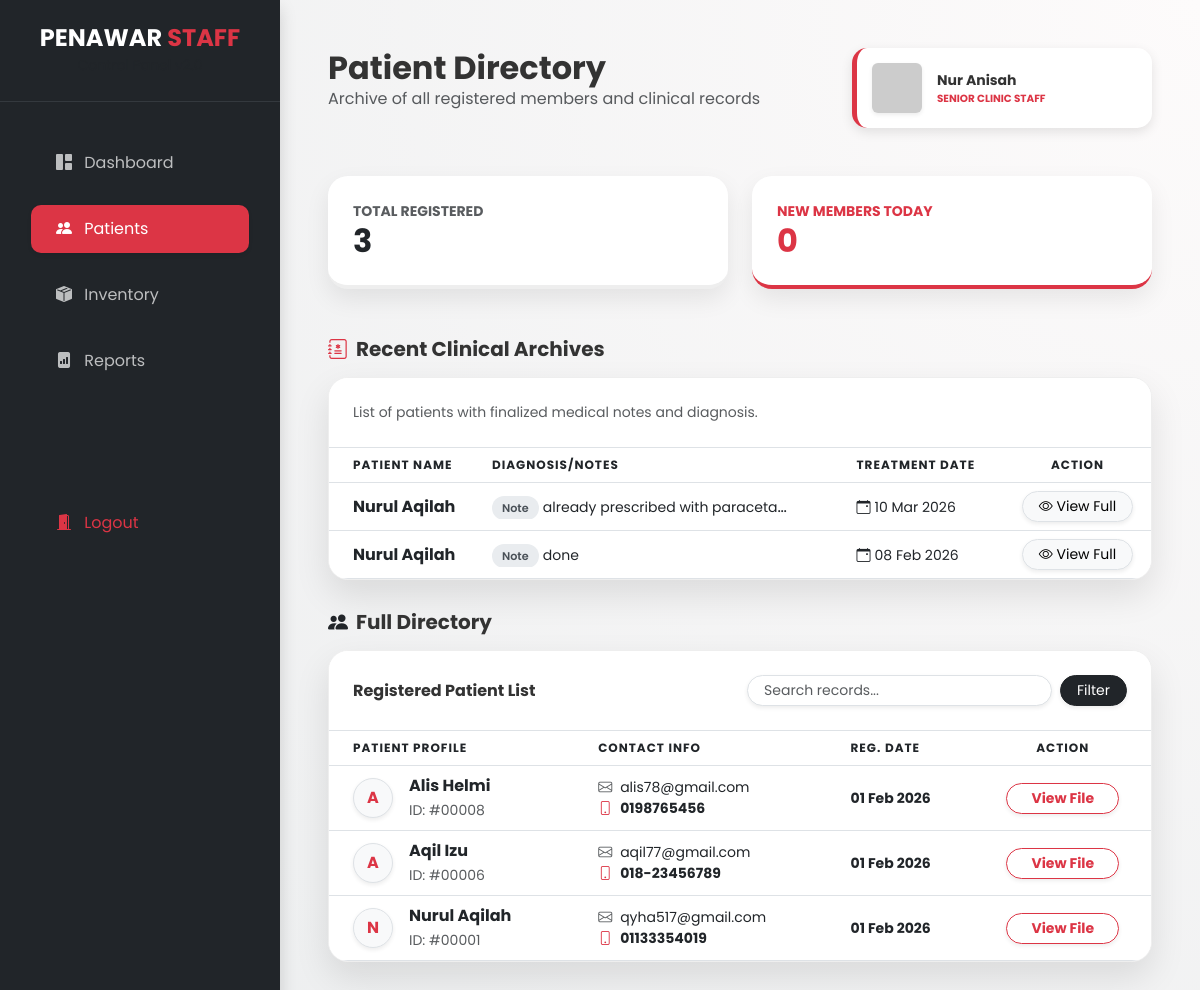
The page /clinic_system/manage_patients.php (signed in) on the database its author committed.
### tables this page shows
CREATE TABLE `appointments` (
  `id` int(11) NOT NULL,
  `patient_id` int(11) NOT NULL,
  `doctor_name` varchar(100) DEFAULT NULL,
  `appointment_date` date NOT NULL,
  `appointment_time` time NOT NULL,
  `symptoms` text DEFAULT NULL,
  `status` enum('pending','confirmed','completed','cancelled') DEFAULT 'pending',
  `clinical_notes` text DEFAULT NULL
);

CREATE TABLE `users` (
  `id` int(11) NOT NULL,
  `name` varchar(255) NOT NULL,
  `email` varchar(255) NOT NULL,
  `password` varchar(255) NOT NULL,
  `role` enum('staff','patient') DEFAULT 'patient',
  `profile_pic` varchar(255) DEFAULT NULL,
  `created_at` timestamp NOT NULL DEFAULT current_timestamp(),
  `staff_id` varchar(50) DEFAULT NULL,
  `username` varchar(100) DEFAULT NULL,
  `phone` varchar(20) DEFAULT NULL,
  `address` text DEFAULT NULL
);

### clinic_system/manage_patients.php (the view, shortened to what this page needs)
<?php
include 'db.php';
$search = $_GET['search'] ?? '';
$query = "SELECT id, name, email, phone, created_at FROM users
          WHERE role = 'patient'
          AND (name LIKE ? OR phone LIKE ? OR email LIKE ?)
          ORDER BY name ASC";
$stmt = $pdo->prepare($query);
$stmt->execute(["%$search%", "%$search%", "%$search%"]);
$patients = $stmt->fetchAll();
$total_patients = count($patients);
$new_today = $pdo->query("SELECT COUNT(*) FROM users WHERE role = 'patient' AND DATE(created_at) = CURDATE()")->fetchColumn();
$completed_query = "SELECT appointments.*, users.name
                    FROM appointments
                    JOIN users ON appointments.patient_id = users.id
                    WHERE status = 'completed' OR status = 'confirmed'
                    ORDER BY appointment_date DESC";
$completed_cases = $pdo->query($completed_query)->fetchAll();
?>
<!DOCTYPE html>
<html lang="en">
<head>
    <link href="https://cdn.jsdelivr.net/npm/bootstrap@5.3.0/dist/css/bootstrap.min.css" rel="stylesheet">
    <link rel="stylesheet" href="https://cdn.jsdelivr.net/npm/bootstrap-icons@1.11.0/font/bootstrap-icons.css">
</head>
<body>
<div class="d-flex">
    <nav id="sidebar" class="d-none d-md-block shadow">
        <div class="p-4 text-center border-bottom border-secondary border-opacity-25">
            <h4 class="fw-bold mb-0 text-white">PENAWAR <span class="text-danger">STAFF</span></h4>
            <small class="text-muted">Control Panel v2.0</small>
        </div>
        <div class="p-3">
            <ul class="nav flex-column mt-3">
                <li class="nav-item mb-2"><a href="staff_dashboard.php" class="nav-link"><i class="bi bi-grid-1x2-fill me-2"></i> Dashboard</a></li>
                <li class="nav-item mb-2"><a href="manage_patients.php" class="nav-link active shadow-sm"><i class="bi bi-people-fill me-2"></i> Patients</a></li>
                <li class="nav-item mb-2"><a href="inventory.php" class="nav-link"><i class="bi bi-box-seam-fill me-2"></i> Inventory</a></li>
                <li class="nav-item mb-2"><a href="reports.php" class="nav-link"><i class="bi bi-file-bar-graph-fill me-2"></i> Reports</a></li>
                <li class="nav-item mt-5 pt-5"><a href="login.php" class="nav-link text-danger"><i class="bi bi-door-open-fill me-2"></i> Logout</a></li>
            </ul>
        </div>
    </nav>
    <div class="flex-grow-1 p-4 p-md-5">
        <header class="row align-items-center mb-5">
            <div class="col-md-7">
                <h2 class="fw-bold mb-0">Patient Directory</h2>
                <p class="text-muted">Archive of all registered members and clinical records</p>
            </div>
            <div class="col-md-5">
                <div class="staff-id-card ms-auto" style="max-width: 300px;">
                    <img src="https://ui-avatars.com/api/?name=<?= $_SESSION['name'] ?>&background=212529&color=fff" class="rounded shadow-sm" style="width:50px;">
                    <div>
                        <div class="fw-bold small"><?= $_SESSION['name'] ?></div>
                        <div class="text-danger fw-bold" style="font-size: 0.65rem;">SENIOR CLINIC STAFF</div>
                    </div>
                </div>
            </div>
        </header>
        <div class="row g-4 mb-5">
            <div class="col-md-6">
                <div class="stat-card">
                    <div class="text-muted small fw-bold">TOTAL REGISTERED</div>
                    <div class="h2 fw-bold mb-0 text-dark"><?= $total_patients ?></div>
                </div>
            </div>
            <div class="col-md-6">
                <div class="stat-card border-danger border-bottom border-4">
                    <div class="text-danger small fw-bold">NEW MEMBERS TODAY</div>
                    <div class="h2 fw-bold mb-0 text-danger"><?= $new_today ?></div>
                </div>
            </div>
        </div>
        <h5 class="fw-bold mb-3"><i class="bi bi-journal-medical text-danger me-2"></i>Recent Clinical Archives</h5>
        <div class="glass-table-card">
            <div class="p-4 bg-white border-bottom">
                <p class="small text-muted mb-0">List of patients with finalized medical notes and diagnosis.</p>
            </div>
            <div class="table-responsive">
                <table class="table table-hover align-middle mb-0">
                    <thead>
                        <tr>
                            <th class="ps-4">Patient Name</th>
                            <th>Diagnosis/Notes</th>
                            <th>Treatment Date</th>
                            <th class="text-center">Action</th>
                        </tr>
                    </thead>
                    <tbody>
                        <?php foreach (array_slice($completed_cases, 0, 5) as $case): ?>
                        <tr>
                            <td class="ps-4 fw-bold text-dark"><?= htmlspecialchars($case['name']) ?></td>
                            <td>
                                <div class="text-truncate" style="max-width: 300px;">
                                    <span class="medical-badge">Note</span>
                                    <small><?= htmlspecialchars($case['clinical_notes'] ?? 'No notes provided') ?></small>
                                </div>
                            </td>
                            <td><small><i class="bi bi-calendar-event me-1"></i><?= date('d M Y', strtotime($case['appointment_date'])) ?></small></td>
                            <td class="text-center">
                                <button class="btn btn-sm btn-light rounded-pill border shadow-sm px-3" data-bs-toggle="modal" data-bs-target="#viewRecord<?= $case['id'] ?>">
                                    <i class="bi bi-eye"></i> View Full
                                </button>
                            </td>
                        </tr>
                        <?php endforeach; ?>
                    </tbody>
                </table>
            </div>
        </div>
        <h5 class="fw-bold mb-3"><i class="bi bi-people-fill text-dark me-2"></i>Full Directory</h5>
        <div class="glass-table-card">
            <div class="p-4 bg-white border-bottom d-flex justify-content-between align-items-center">
                <h6 class="mb-0 fw-bold">Registered Patient List</h6>
                <form method="GET" class="d-flex gap-2">
                    <input type="text" name="search" class="form-control form-control-sm rounded-pill px-3 shadow-sm" placeholder="Search records..." value="<?= htmlspecialchars($search) ?>">
                    <button type="submit" class="btn btn-dark btn-sm rounded-pill px-3 shadow-sm">Filter</button>
                </form>
            </div>
            <div class="table-responsive">
                <table class="table table-hover align-middle mb-0">
                    <thead>
                        <tr>
                            <th class="ps-4">Patient Profile</th>
                            <th>Contact Info</th>
                            <th>Reg. Date</th>
                            <th class="text-center">Action</th>
                        </tr>
                    </thead>
                    <tbody>
                        <?php foreach ($patients as $patient): ?>
                        <tr>
                            <td class="ps-4">
                                <div class="d-flex align-items-center gap-3">
                                    <div class="patient-avatar shadow-sm"><?= strtoupper(substr($patient['name'], 0, 1)) ?></div>
                                    <div>
                                        <div class="fw-bold"><?= htmlspecialchars($patient['name']) ?></div>
                                        <small class="text-muted">ID: #<?= str_pad($patient['id'], 5, '0', STR_PAD_LEFT) ?></small>
                                    </div>
                                </div>
                            </td>
                            <td>
                                <div class="small"><i class="bi bi-envelope text-muted me-2"></i><?= htmlspecialchars($patient['email']) ?></div>
                                <div class="small fw-bold"><i class="bi bi-phone text-danger me-2"></i><?= htmlspecialchars($patient['phone']) ?></div>
                            </td>
                            <td><div class="small fw-bold text-dark"><?= date('d M Y', strtotime($patient['created_at'])) ?></div></td>
                            <td class="text-center">
                                <a href="view_medical_record.php?id=<?= $patient['id'] ?>" class="btn btn-outline-danger btn-sm rounded-pill px-4 fw-bold shadow-sm">View File</a>
                            </td>
                        </tr>
                        <?php endforeach; ?>
                    </tbody>
                </table>
            </div>
        </div>
    </div>
</div>
</body>
</html>

### clinic_system/manage_patients.php (style rules this page uses)
:root { --pmc-red: #dc3545; --pmc-dark: #212529; --pmc-sidebar: #212529; }
body { font-family: 'Poppins', sans-serif; background: radial-gradient(circle at top right, #fdfbfb 0%, #ebedee 100%); background-attachment: fixed; min-height: 100vh; color: #333; }
#sidebar { min-width: 280px; max-width: 280px; background: var(--pmc-sidebar); min-height: 100vh; color: white; position: sticky; top: 0; transition: 0.3s; }
.nav-link { color: rgba(255,255,255,0.7); padding: 12px 25px; margin: 5px 15px; border-radius: 10px; transition: 0.3s; }
.nav-link:hover, .nav-link.active { background: var(--pmc-red); color: white !important; }
.staff-id-card { background: white; border-radius: 15px; padding: 15px; border-left: 5px solid var(--pmc-red); display: flex; align-items: center; gap: 15px; box-shadow: 0 4px 12px rgba(0,0,0,0.1); }
.stat-card { background: white; border: none; border-radius: 20px; padding: 25px; box-shadow: 0 10px 25px rgba(0,0,0,0.08); border-bottom: 4px solid #eee; transition: 0.3s; }
.glass-table-card { background: white; border-radius: 20px; overflow: hidden; box-shadow: 0 15px 35px rgba(0,0,0,0.1); border: 1px solid #eee; margin-bottom: 30px; }
.table thead { background: #212529; color: white; text-transform: uppercase; font-size: 0.75rem; letter-spacing: 1px; }
.patient-avatar { width: 40px; height: 40px; background: #f8f9fa; border-radius: 50%; display: flex; align-items: center; justify-content: center; font-weight: bold; color: var(--pmc-red); border: 1px solid #dee2e6; }
.medical-badge { background: #e9ecef; color: #495057; font-size: 0.7rem; padding: 4px 10px; border-radius: 50px; font-weight: 600; }

### rows shown on the page
appointments: patient.name "Nurul Aqilah", clinical_notes "already prescribed with paraceta…", appointment_date "10 Mar 2026"
appointments: patient.name "Nurul Aqilah", clinical_notes "done", appointment_date "08 Feb 2026"
users: name "A", name "Alis Helmi", id "00008", email "alis78@gmail.com", phone "0198765456", created_at "01 Feb 2026"
users: name "A", name "Aqil Izu", id "00006", email "aqil77@gmail.com", phone "018-23456789", created_at "01 Feb 2026"
users: name "N", name "Nurul Aqilah", id "00001", email "qyha517@gmail.com", phone "01133354019", created_at "01 Feb 2026"

### other values the page prints
$_SESSION['name'] "Nur Anisah"
$total_patients "3"
$new_today "0"
